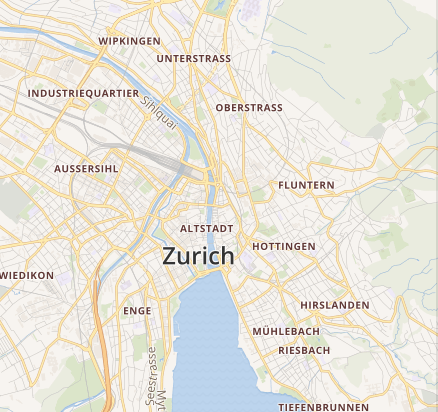
#> input picture src/modules/image-diff/assets/image1.png, 438 x 412 px
$ python dedup.py ../image-diff/assets
#> lines starting #> are read from the running program, lines starting #| are printed output that depends on the picture
#!/usr/bin/env python3
"""
关键帧去重引擎

策略：
1. dHash 快速粗筛 — 汉明距离 <= threshold 的判定为冗余
2. (可选) VLM 复核 — 距离在 gray zone 的帧交给 minicpm-v 判断

用法:
  python3 dedup.py /path/to/frames --threshold 5 --vlm --dry-run
"""

from __future__ import annotations

import argparse
import base64
import json
import sys
from pathlib import Path
from typing import Any

from PIL import Image
import imagehash
import requests

OLLAMA_URL = "http://localhost:11434/api/generate"
VLM_MODEL = "minicpm-v:latest"
VLM_TIMEOUT = 30  # seconds per comparison

IMAGE_EXTS = {".jpg", ".jpeg", ".png", ".webp", ".bmp", ".tiff", ".tif"}

VLM_PROMPT = """You are comparing two consecutive video keyframes to detect redundancy.

Frame A is the last KEPT keyframe. Frame B is the candidate.

Determine if Frame B contains SIGNIFICANT new visual information not present in Frame A.

Reply with ONLY one word: YES (Frame B has meaningful new content — keep it) or NO (Frame B is redundant — can be deleted).

New information includes: a new scene, a new person entering, a major object change, a significant camera movement revealing new content, a slide transition, or new text appearing.

NOT considered new information: slight brightness change, encoding artifacts, subtitles moving one line, minor facial expression change, or camera micro-movement (< 5% frame shift).

Frame A: [FIRST IMAGE]
Frame B: [SECOND IMAGE]

Your answer (YES or NO only):"""


def is_image(path: Path) -> bool:
    return path.suffix.lower() in IMAGE_EXTS


def collect_images(folder: Path) -> list[Path]:
    files = sorted(
        p for p in folder.iterdir()
        if p.is_file() and is_image(p)
    )
    if not files:
        print(json.dumps({"error": f"未找到图片文件: {folder}"}, ensure_ascii=False))
        sys.exit(1)
    return files


def image_to_base64(path: Path) -> str:
    """Read image and return base64 data URL string."""
    with open(path, "rb") as f:
        return base64.b64encode(f.read()).decode("utf-8")


def compute_all_hashes(paths: list[Path], quiet: bool = False) -> dict[str, imagehash.ImageHash]:
    """Compute dHash for all images. dHash is fast and good at detecting structural changes."""
#> called with quiet = False
    hashes: dict[str, imagehash.ImageHash] = {}
    total = len(paths)
    for i, p in enumerate(paths):
        try:
            img = Image.open(p).convert("L")  # grayscale for speed
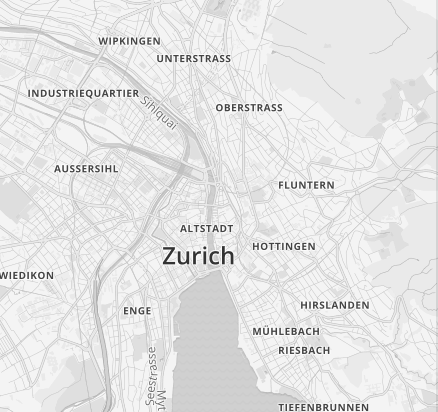
#> img: PIL image 438x412 L; min 51, max 251, mean 228.6
            hashes[str(p)] = imagehash.dhash(img)
        except Exception as e:
            print(f"⚠️  跳过 {p.name}: {e}", file=sys.stderr)
        if not quiet and (i + 1) % 10 == 0:
            print(f"\r🔍 哈希计算: {i + 1}/{total}", end="", file=sys.stderr)
    if not quiet:
        print(f"\r✅ 哈希计算完成: {len(hashes)}/{total} 张图片", file=sys.stderr)
    return hashes


def ask_vlm(frame_a: Path, frame_b: Path, quiet: bool = False) -> bool:
    """
    Ask minicpm-v if Frame B has significant new content.
    Returns True if should KEEP (has new info), False if redundant.
    """
    # minicpm-v uses the "images" field in ollama generate API
    b64_a = image_to_base64(frame_a)
    b64_b = image_to_base64(frame_b)

    payload = {
        "model": VLM_MODEL,
        "prompt": VLM_PROMPT,
        "images": [b64_a, b64_b],
        "stream": False,
    }

    try:
        resp = requests.post(OLLAMA_URL, json=payload, timeout=VLM_TIMEOUT)
        resp.raise_for_status()
        answer = resp.json().get("response", "").strip().upper()
        if not quiet:
            mark = "✅ KEEP" if answer.startswith("YES") else "🗑️  DROP"
            print(f"   VLM [{frame_a.name} vs {frame_b.name}]: {mark}", file=sys.stderr)
        return answer.startswith("YES")
    except Exception as e:
        # On VLM failure, fall back to keeping the frame (safe default)
        if not quiet:
            print(f"   ⚠️  VLM 调用失败 ({frame_a.name} vs {frame_b.name}): {e}，默认保留", file=sys.stderr)
        return True


def dedup(
    folder: Path,
    threshold: int = 5,
    vlm: bool = False,
    vlm_threshold: int = 3,
    dry_run: bool = False,
    quiet: bool = False,
) -> dict[str, Any]:
    """
    Deduplicate images in folder.

    Args:
        folder: Path to folder containing images
        threshold: Hamming distance threshold for dHash (0-64). Below = redundant.
        vlm: Enable VLM fallback for gray zone comparisons
        vlm_threshold: Max distance that triggers VLM (only when vlm=True).
                       Distances <= vlm_threshold are auto-skipped,
                       distances > threshold are auto-kept,
                       distances in (vlm_threshold, threshold] are VLM-reviewed.
        dry_run: If True, don't actually delete files
        quiet: Suppress progress output
    """
    images = collect_images(folder)
    hashes = compute_all_hashes(images, quiet=quiet)

    if len(hashes) < 2:
        return {
            "total": len(hashes),
            "kept": len(hashes),
            "deleted": 0,
            "vlm_consulted": 0,
            "files": [{"name": images[0].name, "action": "keep", "reason": "唯一的图片"}],
        }

    files: list[dict[str, Any]] = []
    kept_count = 0
    deleted_count = 0
    vlm_count = 0

    # First image is always kept
    last_kept_key = str(images[0])
    last_kept_hash = hashes[last_kept_key]
    files.append({"name": images[0].name, "action": "keep", "reason": "第一帧"})
    kept_count += 1

    for i in range(1, len(images)):
        current_key = str(images[i])
        current_hash = hashes.get(current_key)
        if current_hash is None:
            continue  # skipped due to read error

        distance = int(last_kept_hash - current_hash)

        if distance <= threshold:
            # Within threshold — potentially redundant
            if vlm and vlm_threshold < distance <= threshold:
                # Gray zone — ask VLM
                vlm_count += 1
                should_keep = ask_vlm(images[i - 1], images[i], quiet=quiet)
                if should_keep:
                    files.append({
                        "name": images[i].name,
                        "action": "keep",
                        "reason": f"VLM判定有新信息 (dHash distance={distance})",
                        "distance": distance,
                    })
                    last_kept_hash = current_hash
                    last_kept_key = current_key
                    kept_count += 1
                else:
                    files.append({
                        "name": images[i].name,
                        "action": "delete" if not dry_run else "would_delete",
                        "reason": f"VLM判定冗余 (dHash distance={distance})",
                        "distance": distance,
                    })
                    deleted_count += 1
                    if not dry_run:
                        images[i].unlink()
            else:
                # Below threshold, auto-delete
                files.append({
                    "name": images[i].name,
                    "action": "delete" if not dry_run else "would_delete",
                    "reason": f"dHash 冗余 (distance={distance} <= {threshold})",
                    "distance": distance,
                })
                deleted_count += 1
                if not dry_run:
                    images[i].unlink()
        else:
            # Above threshold — keep
            files.append({
                "name": images[i].name,
                "action": "keep",
                "reason": f"dHash 差异足够 (distance={distance} > {threshold})",
                "distance": distance,
            })
            last_kept_hash = current_hash
            last_kept_key = current_key
            kept_count += 1

    result = {
        "total": len(images),
        "kept": kept_count,
        "deleted": deleted_count,
        "vlm_consulted": vlm_count,
        "mode": "dry_run" if dry_run else "live",
        "files": files,
    }

    return result


def main() -> None:
    parser = argparse.ArgumentParser(
        description="关键帧去重 — 基于 dHash + 可选 VLM (minicpm-v) 复核",
    )
    parser.add_argument(
        "folder",
        type=Path,
        help="图片文件夹路径",
    )
    parser.add_argument(
        "--threshold",
        type=int,
        default=5,
        help="dHash 汉明距离阈值 (0-64, 默认 5)。低于此值判定为冗余",
    )
    parser.add_argument(
        "--vlm",
        action="store_true",
        help="启用 VLM 复核（使用本地 minicpm-v 模型）",
    )
    parser.add_argument(
        "--vlm-threshold",
        type=int,
        default=3,
        help="VLM 复核的灰区上限 (默认 3)。距离在 (vlm-threshold, threshold] 之间时咨询 VLM",
    )
    parser.add_argument(
        "--dry-run",
        action="store_true",
        help="仅预览，不实际删除文件",
    )
    parser.add_argument(
        "--quiet",
        action="store_true",
        help="抑制进度输出（仅输出最终 JSON）",
    )

    args = parser.parse_args()

    folder: Path = args.folder.resolve()
    if not folder.is_dir():
        print(json.dumps({"error": f"文件夹不存在: {folder}"}, ensure_ascii=False))
        sys.exit(1)

    result = dedup(
        folder=folder,
        threshold=args.threshold,
        vlm=args.vlm,
        vlm_threshold=args.vlm_threshold,
        dry_run=args.dry_run,
        quiet=args.quiet,
    )

    print(json.dumps(result, ensure_ascii=False, indent=2))


if __name__ == "__main__":
    main()
#> (the call stopped at in compute_all_hashes, `hashes[str(p)] = imagehash.dhash(img)`: imagehash is not available in this run)
